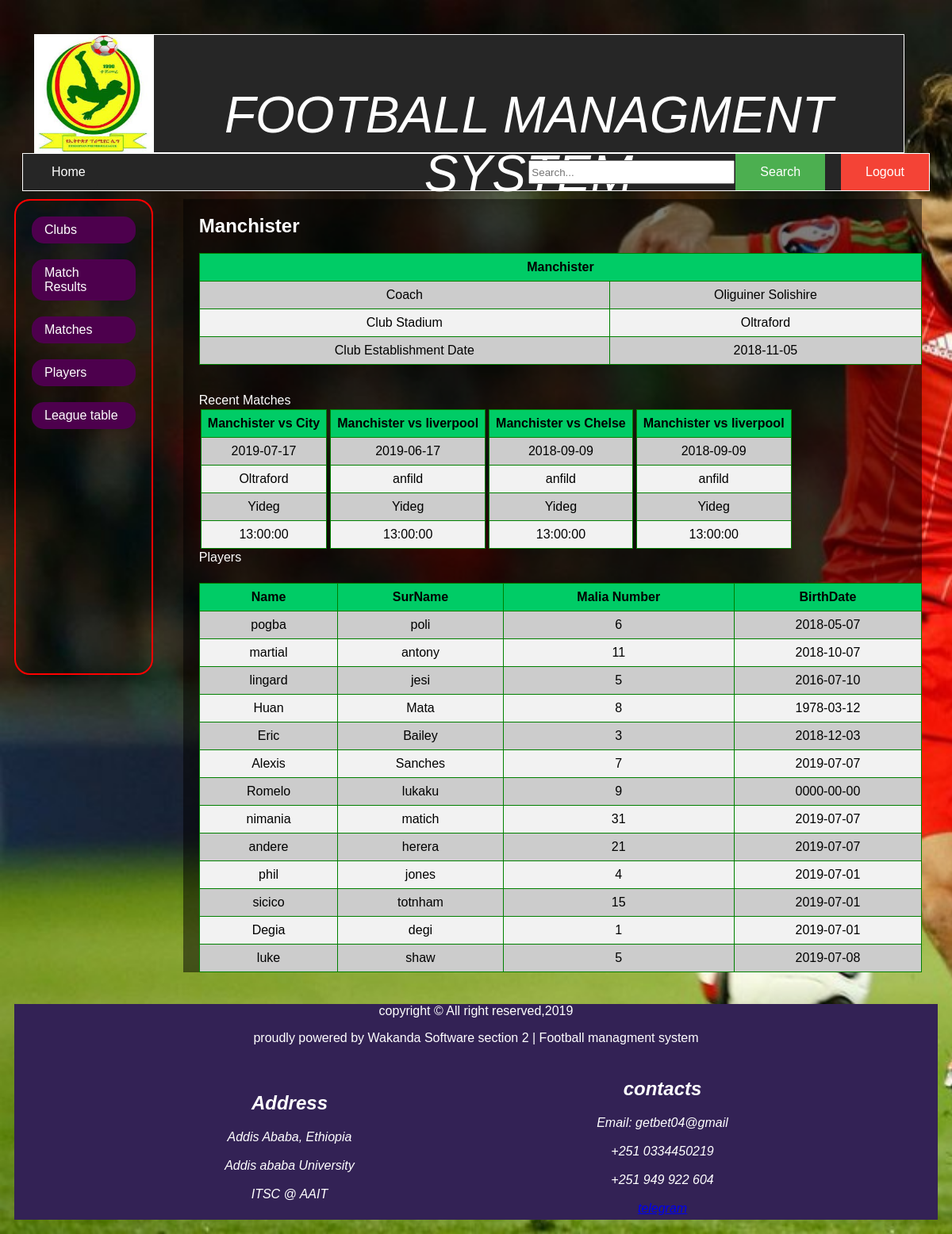
Page /Football-Management-System/zFanHomePage.php (signed in) on the committed database.
### tables this page shows
CREATE TABLE `zclub` (
  `club_id` int(11) NOT NULL,
  `club_name` varchar(30) NOT NULL,
  `stadium` varchar(25) DEFAULT NULL,
  `est_date` date NOT NULL,
  `admin_username` varchar(25) NOT NULL,
  `admin_password` varchar(25) NOT NULL
);

CREATE TABLE `zcoach` (
  `coach_id` int(11) NOT NULL,
  `club_id` int(11) NOT NULL,
  `fname` varchar(10) DEFAULT NULL,
  `lname` varchar(10) DEFAULT NULL,
  `username` varchar(10) NOT NULL,
  `password` varchar(10) NOT NULL,
  `new_match_id` int(11) DEFAULT NULL
);

CREATE TABLE `zschedule` (
  `schedule_id` int(11) NOT NULL,
  `season_id` int(11) NOT NULL,
  `home_team` varchar(20) NOT NULL,
  `away_team` varchar(20) NOT NULL,
  `stadium` varchar(20) NOT NULL,
  `refree` varchar(20) NOT NULL,
  `match_date` date NOT NULL,
  `match_time` time NOT NULL
);

CREATE TABLE `zplayer` (
  `player_id` int(11) NOT NULL,
  `club_id` int(11) NOT NULL,
  `fname` varchar(20) DEFAULT NULL,
  `lname` varchar(20) DEFAULT NULL,
  `tshirt_num` int(5) DEFAULT NULL,
  `Bdate` date DEFAULT NULL
);

### Football-Management-System/zFanHomePage.php (the view, shortened to what this page needs)
<?php
	$host = "localhost";
  $myUser = "root";
  $myPassword = "";
  $myDB = "football";
	$connection = mysqli_connect($host, $myUser, $myPassword, $myDB);
  $sql = "SELECT * FROM zfan WHERE username = '".$_SESSION['username']."' LIMIT 1";
      $query = mysqli_query($connection, $sql);
        $value = mysqli_fetch_assoc($query);
        $teamID=$value['favTeamID'];
	$clubQuery = "SELECT * FROM zclub WHERE club_id = '".$teamID."'";
	$query = mysqli_query($connection, $clubQuery);
  $club = mysqli_fetch_object($query);
	$playersQuery = "SELECT * FROM zplayer WHERE club_id ='".$teamID."'";
	$players = mysqli_query($connection, $playersQuery);
	$coachQuery = "SELECT * FROM zcoach WHERE club_id = '".$teamID."'";
	$coach = mysqli_query($connection, $coachQuery)->fetch_object();
  $currentDateTime = date('Y-m-d');
	$clubsQuery = "SELECT home_team,away_team,stadium,refree,match_date,match_time  FROM zschedule
				   WHERE home_team = '".$club->club_name."' OR away_team='".$club->club_name."' AND match_date > '".$currentDateTime."' ORDER BY match_date DESC";
	$clubs = mysqli_query($connection, $clubsQuery);
?>
<!DOCTYPE html>
<html>
<head>
<link rel="stylesheet" type="text/css" href="css/style.css">
</head>
<body>
	<div class="header">
		<div class="headings"> <img src="images/et.jfif"  style="width:150px;height:150px"></div>
		<div  class="headings txt"><p>FOOTBALL MANAGMENT SYSTEM </p></div>
	</div>
<div class="topnav">
  <a href="zFanHomePage.php">Home</a>
  <form action = "#" method = "POST">
    <input type = "submit" class="logoutbutton" value = "Logout" name = "logout" />
  </form>
  <form action = "#" method = "POST">
        <input type="submit" style="float:right" name="search" value="Search" class = "searchbutton">
        <input type ="text" name = "searchtext" placeholder="Search..." style ="float:right; width: 260px; height:30px; margin-top:8px; margin-right: 1px">
  </form>
</div>
<div class="row">
	<div class="leftcolumn">
  		<ul id="sideBarStyle">
  		 <li><a id="clubbtn" onclick="getClubs()">Clubs</a></li>
  		 <li><a  id="transferbtn" onclick="getResults()">Match Results</a></li>
  		 <li><a  id="matchbtn" onclick="getMatches()">Matches</a></li>
  		 <li><a  id="playerbtn" onclick="getPlayers()">Players</a></li>
		 <li><a  id="playerbtn" onclick="getLeagueTable()">League table</a></li>
  		</ul>
    </div>
  <div class="rightcolumn">
    <div id="card">
	   <div class="panel panel-default">
		   <h2><?php echo $club->club_name;?></h2>
		   <div class="inf" >
			 <div>
				<?php
				$displaystring="<table class='players' >"."<tr>"."<th  colspan='2'>".$club->club_name ."</th>"."</tr>"."<tr>"."<td>"."Coach"."</td>"."<td>".$coach->fname." ".$coach->lname."</td>".
				 "</tr>"."<tr>"."<td>"."Club Stadium"."</td>"."<td>".$club->stadium."</td>"."</tr>"."<tr>"."<td>"."Club Establishment Date"."</td>"."<td>".$club->est_date."</td>"."</tr>"."</table>";
				 echo $displaystring;
				?>
			</div><br><br>
			 <div class="mysp">Recent Matches</div>
			 <div >
			   <?php
				 while ($value = mysqli_fetch_object($clubs)){
						 $displaystring="<table class='recents' >"."<tr>"."<th>".$value->home_team."     vs     ".$value->away_team."</th>"."</tr>"."<tr>"."<td>".$value->match_date."</td>".
						 "</tr>"."<tr>"."<td>".$value->stadium."</td>"."</tr>"."<tr>"."<td>".$value->refree."</td>"."</tr>"."<tr>"."<td>".$value->match_time."</td>"."</tr>"."</table>";
						 echo $displaystring;
				 }
				?>
			</div>
			 <br><br>
			 <div class="mysp">Players</div>
			 <div>
			   <?php
				 $display_string = "<br><table  class='players'>";
				 $display_string .= "<tr>";
				 $display_string .= "<th>Name</th>";
				 $display_string .= "<th>SurName</th>";
				 $display_string .= "<th> Malia Number</th>";
				 $display_string .= "<th> BirthDate</th>";
				 $display_string .= "</tr>";
			     while ($row = mysqli_fetch_assoc($players)){
				   $display_string .= "<tr>";
				   $display_string .= "<td>".$row['fname']."</td>";
				   $display_string .= "<td>".$row['lname']."</td>";
				   $display_string .= "<td>".$row['tshirt_num']."</td>";
				   $display_string .= "<td>".$row['Bdate']."</td>";
				   $display_string .= "</tr>";
				 }
				 $display_string .= "</table>";
				 echo $display_string;
				 ?>
			 </div>
		   </div>
	   </div>
  </div>
</div>
<div class="separator">
</div>
<?php
   include "footer.php";
 ?>
</body>
</html>

### Football-Management-System/footer.php (shortened to what this page needs)
<!DOCTYPE html>
<html>
<head>
         <link rel="stylesheet" href="css/footer.css">
</head>
<body>
 <footer>
        <div>
                <p>copyright &copy; All right reserved,2019</p>
                <p> proudly powered by Wakanda Software section 2 | Football managment system</p>
            <address>
                <h2>Address</h2>
                <i class="fa fa-map-marker">  Addis Ababa, Ethiopia</i><br><br>
                <i class="fa fa-home">        Addis ababa University</i><br><br>
                <i class="fa fa-home">       ITSC @ AAIT                         </i><br><br>
            </address>
            <address>
                <h2>contacts</h2>
                Email: getbet04@gmail <br><br>
                <i class="fa fa-phone">+251 0334450219</i><br><br>
                <i class="fa fa-phone">+251 949 922 604</i><br><br>
                <i class="fa fa-telegram"> <a href="@Getbet00">telegram</a></i>
            </address>
        </div>
    </footer>
</body>
</html>

### Football-Management-System/css/style.css (style rules this page uses)
* { box-sizing: border-box; }
body { font-family: Arial; padding: 10px; background: url("../images/img6.jpg"); background-repeat: no-repeat; background-size: cover; }
.header { padding: 25px; text-align: center; }
.header p { font-size: 4em; color: white; font-style: italic; }
.txt { width: 85%; border: 1px solid white; }
.headings { background-color: #262626; float: left; text-align: bottom; max-height: 150px; color: white; }
.searchbutton { background-color: #4CAF50; border: none; color: white; padding: 14px 31px; text-align: center; text-decoration: none; margin-right: 20px; display: inline-block; font-size: 16px; float: right; }
.topnav { overflow: hidden; background-color: #262626; margin: 10px; clear: both; border: 1px solid white; }
.topnav a { float: left; display: block; color: #ffffff; text-align: center; padding: 14px 16px; text-decoration: none; background: #262626; margin-left: 20px; border-radius: 10px; }
.leftcolumn { float: left; width: 15%; border: 2px solid red; height: 600px; border-radius: 20px; }
table { font-family: arial, sans-serif; border-collapse: collapse; color: black; }
td, th { border: 1px solid green; text-align: center; padding: 8px; }
th { background-color: #00cc66; }
tr:nth-child(even) { background-color: #cccccc; }
tr:nth-child(odd) { background-color: #f2f2f2; }
.rightcolumn { color: white; background-color:rgba(0, 0, 0, 0.5); float: right; width: 80%; padding-left: 20px; margin-right: 20px; overflow: auto; }
.logoutbutton { background-color: #f44336; border: none; color: white; padding: 14px 31px; text-align: center; text-decoration: none; display: inline-block; font-size: 16px; float: right; }
#sideBarStyle li a { display: block; color: #ffffff; padding: 8px 16px; text-decoration: none; }
ul, li { color: #ffffff; list-style-type: none; margin: 0; padding: 10px; }
ul li a { color: #ffffff; background:#4d004d; border-radius: 15px; }
.separator { height: 20px; clear: both; }

### Football-Management-System/css/footer.css (style rules this page uses)
footer { width: 100%; margin-top: 20px; color: #ffffff; background-color: #325; text-align: center; clear: both; }
footer div address { display: inline-block; text-align: center; width: 40%; padding: 5px; }

### Football-Management-System/zFanHomePage.php (style rules this page uses)
.recents { float: left; display: inline-block; margin: 2px; }
.players { width: 100%; margin-top: 5px; }
.mysp { width: 100%; clear: both; }

### rows in the picture
zclub: club_name "Manchister", stadium "Oltraford", est_date "2018-11-05"
zcoach: fname "Oliguiner", lname "Solishire"
zschedule: home_team "Manchister", away_team "City", match_date "2019-07-17", stadium "Oltraford", refree "Yideg", match_time "13:00:00"
zschedule: home_team "Manchister", away_team "liverpool", match_date "2019-06-17", stadium "anfild", refree "Yideg", match_time "13:00:00"
zschedule: home_team "Manchister", away_team "Chelse", match_date "2018-09-09", stadium "anfild", refree "Yideg", match_time "13:00:00"
zschedule: home_team "Manchister", away_team "liverpool", match_date "2018-09-09", stadium "anfild", refree "Yideg", match_time "13:00:00"
zplayer: fname "pogba", lname "poli", tshirt_num "6", Bdate "2018-05-07"
zplayer: fname "martial", lname "antony", tshirt_num "11", Bdate "2018-10-07"
zplayer: fname "lingard", lname "jesi", tshirt_num "5", Bdate "2016-07-10"
zplayer: fname "Huan", lname "Mata", tshirt_num "8", Bdate "1978-03-12"
zplayer: fname "Eric", lname "Bailey", tshirt_num "3", Bdate "2018-12-03"
zplayer: fname "Alexis", lname "Sanches", tshirt_num "7", Bdate "2019-07-07"
zplayer: fname "Romelo", lname "lukaku", tshirt_num "9", Bdate "0000-00-00"
zplayer: fname "nimania", lname "matich", tshirt_num "31", Bdate "2019-07-07"
zplayer: fname "andere", lname "herera", tshirt_num "21", Bdate "2019-07-07"
zplayer: fname "phil", lname "jones", tshirt_num "4", Bdate "2019-07-01"
zplayer: fname "sicico", lname "totnham", tshirt_num "15", Bdate "2019-07-01"
zplayer: fname "Degia", lname "degi", tshirt_num "1", Bdate "2019-07-01"
zplayer: fname "luke", lname "shaw", tshirt_num "5", Bdate "2019-07-08"
